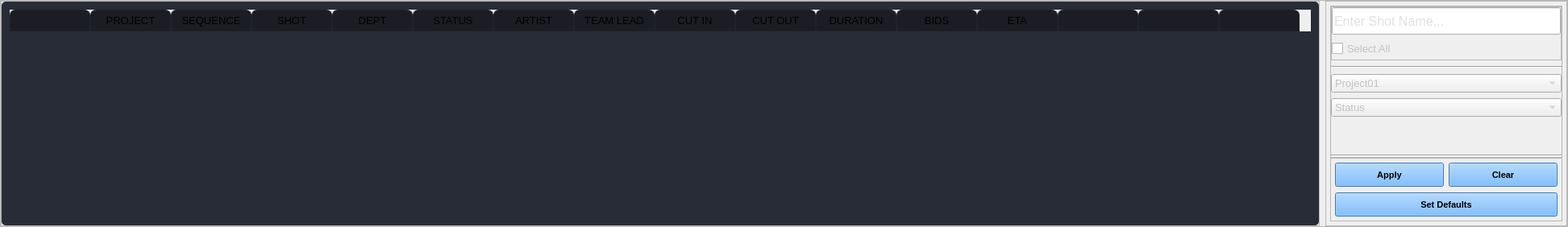
                     <widget class="QWidget" name="all_shots_page">
                      <layout class="QGridLayout" name="gridLayout_46">
                       <property name="leftMargin">
                        <number>0</number>
                       </property>
                       <property name="topMargin">
                        <number>0</number>
                       </property>
                       <property name="rightMargin">
                        <number>0</number>
                       </property>
                       <property name="bottomMargin">
                        <number>0</number>
                       </property>
                       <property name="spacing">
                        <number>0</number>
                       </property>
                       <item row="0" column="0">
                        <widget class="QFrame" name="frame_20">
                         <property name="frameShape">
                          <enum>QFrame::StyledPanel</enum>
                         </property>
                         <property name="frameShadow">
                          <enum>QFrame::Raised</enum>
                         </property>
                         <layout class="QGridLayout" name="gridLayout_45">
                          <property name="leftMargin">
                           <number>0</number>
                          </property>
                          <property name="topMargin">
                           <number>0</number>
                          </property>
                          <property name="rightMargin">
                           <number>0</number>
                          </property>
                          <property name="bottomMargin">
                           <number>0</number>
                          </property>
                          <property name="horizontalSpacing">
                           <number>7</number>
                          </property>
                          <property name="verticalSpacing">
                           <number>0</number>
                          </property>
                          <item row="1" column="1">
                           <widget class="QFrame" name="filter_frame">
                            <property name="minimumSize">
                             <size>
                              <width>300</width>
                              <height>0</height>
                             </size>
                            </property>
                            <property name="maximumSize">
                             <size>
                              <width>500</width>
                              <height>16777215</height>
                             </size>
                            </property>
                            <property name="styleSheet">
                             <string notr="true"/>
                            </property>
                            <property name="frameShape">
                             <enum>QFrame::StyledPanel</enum>
                            </property>
                            <property name="frameShadow">
                             <enum>QFrame::Raised</enum>
                            </property>
                            <layout class="QGridLayout" name="gridLayout_65">
                             <property name="leftMargin">
                              <number>5</number>
                             </property>
                             <property name="topMargin">
                              <number>5</number>
                             </property>
                             <property name="rightMargin">
                              <number>5</number>
                             </property>
                             <property name="bottomMargin">
                              <number>5</number>
                             </property>
                             <property name="spacing">
                              <number>0</number>
                             </property>
                             <item row="0" column="0">
                              <widget class="QFrame" name="frame_43">
                               <property name="styleSheet">
                                <string notr="true">color: rgb(193, 193, 193);</string>
                               </property>
                               <property name="frameShape">
                                <enum>QFrame::StyledPanel</enum>
                               </property>
                               <property name="frameShadow">
                                <enum>QFrame::Raised</enum>
                               </property>
                               <layout class="QGridLayout" name="gridLayout_17">
                                <property name="leftMargin">
                                 <number>0</number>
                                </property>
                                <property name="topMargin">
                                 <number>0</number>
                                </property>
                                <property name="rightMargin">
                                 <number>0</number>
                                </property>
                                <property name="bottomMargin">
                                 <number>0</number>
                                </property>
                                <property name="horizontalSpacing">
                                 <number>0</number>
                                </property>
                                <property name="verticalSpacing">
                                 <number>7</number>
                                </property>
                                <item row="0" column="0">
                                 <widget class="QFrame" name="frame_44">
                                  <property name="frameShape">
                                   <enum>QFrame::StyledPanel</enum>
                                  </property>
                                  <property name="frameShadow">
                                   <enum>QFrame::Raised</enum>
                                  </property>
                                  <layout class="QGridLayout" name="gridLayout_44">
                                   <property name="leftMargin">
                                    <number>0</number>
                                   </property>
                                   <property name="topMargin">
                                    <number>0</number>
                                   </property>
                                   <property name="rightMargin">
                                    <number>0</number>
                                   </property>
                                   <property name="bottomMargin">
                                    <number>0</number>
                                   </property>
                                   <property name="horizontalSpacing">
                                    <number>0</number>
                                   </property>
                                   <property name="verticalSpacing">
                                    <number>5</number>
                                   </property>
                                   <item row="1" column="0">
                                    <widget class="QCheckBox" name="sel_all_shtTable_chkBox">
                                     <property name="font">
                                      <font>
                                       <pointsize>10</pointsize>
                                      </font>
                                     </property>
                                     <property name="text">
                                      <string>Select All</string>
                                     </property>
                                    </widget>
                                   </item>
                                   <item row="1" column="1">
                                    <widget class="QPushButton" name="assign_leads_btn">
                                     <property name="cursor">
                                      <cursorShape>PointingHandCursor</cursorShape>
                                     </property>
                                     <property name="toolTip">
                                      <string>Assign to Leads</string>
                                     </property>
                                     <property name="styleSheet">
                                      <string notr="true">QPushButton{
padding:5px;
background-color: rgb(230, 123, 0);
}
QPushButton::hover{
	background-color: rgb(230, 149, 9);
}
QPushButton::pressed{
	background-color: rgb(208, 111, 0);
}</string>
                                     </property>
                                     <property name="text">
                                      <string/>
                                     </property>
                                     <property name="icon">
                                      <iconset resource="../files.qrc">
                                       <normaloff>:/24x24/icons/24x24/cil-user-follow.png</normaloff>:/24x24/icons/24x24/cil-user-follow.png</iconset>
                                     </property>
                                     <property name="iconSize">
                                      <size>
                                       <width>20</width>
                                       <height>20</height>
                                      </size>
                                     </property>
                                     <property name="flat">
                                      <bool>true</bool>
                                     </property>
                                    </widget>
                                   </item>
                                   <item row="0" column="0" colspan="2">
                                    <widget class="QLineEdit" name="shot_search_lineEdit">
                                     <property name="sizePolicy">
                                      <sizepolicy hsizetype="Expanding" vsizetype="Fixed">
                                       <horstretch>0</horstretch>
                                       <verstretch>0</verstretch>
                                      </sizepolicy>
                                     </property>
                                     <property name="minimumSize">
                                      <size>
                                       <width>0</width>
                                       <height>34</height>
                                      </size>
                                     </property>
                                     <property name="font">
                                      <font>
                                       <pointsize>12</pointsize>
                                      </font>
                                     </property>
                                     <property name="frame">
                                      <bool>true</bool>
                                     </property>
                                     <property name="placeholderText">
                                      <string>Enter Shot Name...</string>
                                     </property>
                                    </widget>
                                   </item>
                                  </layout>
                                 </widget>
                                </item>
                                <item row="5" column="0">
                                 <widget class="Line" name="line_9">
                                  <property name="orientation">
                                   <enum>Qt::Horizontal</enum>
                                  </property>
                                 </widget>
                                </item>
                                <item row="7" column="0">
                                 <widget class="QComboBox" name="stat_filter_cb">
                                  <property name="font">
                                   <font>
                                    <pointsize>10</pointsize>
                                   </font>
                                  </property>
                                  <item>
                                   <property name="text">
                                    <string>Status</string>
                                   </property>
                                  </item>
                                  <item>
                                   <property name="text">
                                    <string>Status2</string>
                                   </property>
                                  </item>
                                  <item>
                                   <property name="text">
                                    <string>Status3</string>
                                   </property>
                                  </item>
                                 </widget>
                                </item>
                                <item row="9" column="0">
                                 <widget class="Line" name="line_14">
                                  <property name="orientation">
                                   <enum>Qt::Horizontal</enum>
                                  </property>
                                 </widget>
                                </item>
                                <item row="6" column="0">
                                 <widget class="QComboBox" name="pro_filter_cb">
                                  <property name="font">
                                   <font>
                                    <pointsize>10</pointsize>
                                   </font>
                                  </property>
                                  <item>
                                   <property name="text">
                                    <string>Project01</string>
                                   </property>
                                  </item>
                                  <item>
                                   <property name="text">
                                    <string>Project02</string>
                                   </property>
                                  </item>
                                  <item>
                                   <property name="text">
                                    <string>Project03</string>
                                   </property>
                                  </item>
                                 </widget>
                                </item>
                                <item row="8" column="0">
                                 <spacer name="verticalSpacer_4">
                                  <property name="orientation">
                                   <enum>Qt::Vertical</enum>
                                  </property>
                                  <property name="sizeHint" stdset="0">
                                   <size>
                                    <width>20</width>
                                    <height>40</height>
                                   </size>
                                  </property>
                                 </spacer>
                                </item>
                               </layout>
                              </widget>
                             </item>
                             <item row="1" column="0">
                              <widget class="QFrame" name="frame_45">
                               <property name="styleSheet">
                                <string notr="true">QPushButton{
	background-color: rgb(85, 170, 255);
}</string>
                               </property>
                               <property name="frameShape">
                                <enum>QFrame::StyledPanel</enum>
                               </property>
                               <property name="frameShadow">
                                <enum>QFrame::Raised</enum>
                               </property>
                               <layout class="QGridLayout" name="gridLayout_29">
                                <property name="leftMargin">
                                 <number>5</number>
                                </property>
                                <property name="topMargin">
                                 <number>5</number>
                                </property>
                                <property name="rightMargin">
                                 <number>5</number>
                                </property>
                                <property name="bottomMargin">
                                 <number>5</number>
                                </property>
                                <property name="verticalSpacing">
                                 <number>7</number>
                                </property>
                                <item row="1" column="0" colspan="2">
                                 <widget class="QPushButton" name="set_default_btn">
                                  <property name="minimumSize">
                                   <size>
                                    <width>30</width>
                                    <height>30</height>
                                   </size>
                                  </property>
                                  <property name="font">
                                   <font>
                                    <family>Segoe UI</family>
                                    <pointsize>8</pointsize>
                                    <weight>75</weight>
                                    <bold>true</bold>
                                   </font>
                                  </property>
                                  <property name="cursor">
                                   <cursorShape>PointingHandCursor</cursorShape>
                                  </property>
                                  <property name="text">
                                   <string>Set Defaults</string>
                                  </property>
                                  <property name="icon">
                                   <iconset resource="../files.qrc">
                                    <normaloff>:/24x24/icons/24x24/cil-camera-roll.png</normaloff>:/24x24/icons/24x24/cil-camera-roll.png</iconset>
                                  </property>
                                  <property name="iconSize">
                                   <size>
                                    <width>13</width>
                                    <height>13</height>
                                   </size>
                                  </property>
                                 </widget>
                                </item>
                                <item row="0" column="1">
                                 <widget class="QPushButton" name="clear_filter_btn">
                                  <property name="minimumSize">
                                   <size>
                                    <width>80</width>
                                    <height>30</height>
                                   </size>
                                  </property>
                                  <property name="font">
                                   <font>
                                    <pointsize>8</pointsize>
                                    <weight>75</weight>
                                    <bold>true</bold>
                                   </font>
                                  </property>
                                  <property name="cursor">
                                   <cursorShape>PointingHandCursor</cursorShape>
                                  </property>
                                  <property name="text">
                                   <string>Clear</string>
                                  </property>
                                  <property name="icon">
                                   <iconset resource="../files.qrc">
                                    <normaloff>:/24x24/icons/24x24/cil-x.png</normaloff>:/24x24/icons/24x24/cil-x.png</iconset>
                                  </property>
                                  <property name="iconSize">
                                   <size>
                                    <width>13</width>
                                    <height>13</height>
                                   </size>
                                  </property>
                                 </widget>
                                </item>
                                <item row="0" column="0">
                                 <widget class="QPushButton" name="apply_filter_btn">
                                  <property name="minimumSize">
                                   <size>
                                    <width>80</width>
                                    <height>30</height>
                                   </size>
                                  </property>
                                  <property name="font">
                                   <font>
                                    <family>Segoe UI</family>
                                    <pointsize>8</pointsize>
                                    <weight>75</weight>
                                    <bold>true</bold>
                                   </font>
                                  </property>
                                  <property name="cursor">
                                   <cursorShape>PointingHandCursor</cursorShape>
                                  </property>
                                  <property name="text">
                                   <string>Apply</string>
                                  </property>
                                  <property name="icon">
                                   <iconset resource="../files.qrc">
                                    <normaloff>:/24x24/icons/24x24/cil-check-alt.png</normaloff>:/24x24/icons/24x24/cil-check-alt.png</iconset>
                                  </property>
                                  <property name="iconSize">
                                   <size>
                                    <width>13</width>
                                    <height>13</height>
                                   </size>
                                  </property>
                                 </widget>
                                </item>
                               </layout>
                              </widget>
                             </item>
                            </layout>
                           </widget>
                          </item>
                          <item row="0" column="0" rowspan="2">
                           <widget class="QFrame" name="frame_22">
                            <property name="frameShape">
                             <enum>QFrame::StyledPanel</enum>
                            </property>
                            <property name="frameShadow">
                             <enum>QFrame::Raised</enum>
                            </property>
                            <layout class="QGridLayout" name="gridLayout_32">
                             <property name="leftMargin">
                              <number>0</number>
                             </property>
                             <property name="topMargin">
                              <number>0</number>
                             </property>
                             <property name="rightMargin">
                              <number>0</number>
                             </property>
                             <property name="bottomMargin">
                              <number>0</number>
                             </property>
                             <property name="spacing">
                              <number>0</number>
                             </property>
                             <item row="0" column="0">
                              <widget class="QTableWidget" name="all_shots_tbWidget">
                               <property name="font">
                                <font>
                                 <pointsize>10</pointsize>
                                </font>
                               </property>
                               <property name="focusPolicy">
                                <enum>Qt::NoFocus</enum>
                               </property>
                               <property name="styleSheet">
                                <string notr="true">QTableWidget {	
	background-color: rgb(39, 44, 54);
	padding: 10px;
	border-radius: 5px;
	alternate-background-color: rgb(42, 48, 59);
}
QTableWidget::item{
	padding-left: 5px;
	padding-right: 5px;
}
QTableWidget::item:selected{
	background-color: rgb(94, 94, 94);
	color: rgb(255, 255, 255);
}
QScrollBar:horizontal {
    border: none;
    background: rgb(52, 59, 72);
    height: 14px;
    margin: 0px 21px 0 21px;
	border-radius: 0px;
}
 QScrollBar:vertical {
	border: none;
    background: rgb(52, 59, 72);
    width: 14px;
    margin: 21px 0 21px 0;
	border-radius: 0px;
 }
QHeaderView::section{
	Background-color: rgb(39, 44, 54);
	max-width: 30px;
	border: 1px solid rgb(44, 49, 60);
	border-style: none;
    border-bottom: 1px solid rgb(44, 49, 60);
    border-right: 1px solid rgb(44, 49, 60);
}
QTableWidget::horizontalHeader {	
	background-color: rgb(81, 255, 0);
}
QHeaderView::section:horizontal
{
    border: 1px solid rgb(32, 34, 42);
	background-color: rgb(27, 29, 35);
	padding: 3px;
	border-top-left-radius: 7px;
    border-top-right-radius: 7px;
}
QHeaderView::section:vertical
{
    border: 1px solid rgb(44, 49, 60);
}

</string>
                               </property>
                               <property name="frameShape">
                                <enum>QFrame::NoFrame</enum>
                               </property>
                               <property name="frameShadow">
                                <enum>QFrame::Sunken</enum>
                               </property>
                               <property name="sizeAdjustPolicy">
                                <enum>QAbstractScrollArea::AdjustToContents</enum>
                               </property>
                               <property name="editTriggers">
                                <set>QAbstractItemView::NoEditTriggers</set>
                               </property>
                               <property name="dragDropMode">
                                <enum>QAbstractItemView::NoDragDrop</enum>
                               </property>
                               <property name="alternatingRowColors">
                                <bool>true</bool>
                               </property>
                               <property name="selectionBehavior">
                                <enum>QAbstractItemView::SelectRows</enum>
                               </property>
                               <property name="showGrid">
                                <bool>false</bool>
                               </property>
                               <property name="sortingEnabled">
                                <bool>false</bool>
                               </property>
                               <attribute name="verticalHeaderVisible">
                                <bool>false</bool>
                               </attribute>
                               <attribute name="verticalHeaderShowSortIndicator" stdset="0">
                                <bool>true</bool>
                               </attribute>
                               <column>
                                <property name="text">
                                 <string/>
                                </property>
                               </column>
                               <column>
                                <property name="text">
                                 <string>PROJECT</string>
                                </property>
                               </column>
                               <column>
                                <property name="text">
                                 <string>SEQUENCE</string>
                                </property>
                               </column>
                               <column>
                                <property name="text">
                                 <string>SHOT</string>
                                </property>
                               </column>
                               <column>
                                <property name="text">
                                 <string>DEPT</string>
                                </property>
                               </column>
                               <column>
                                <property name="text">
                                 <string>STATUS</string>
                                </property>
                               </column>
                               <column>
                                <property name="text">
                                 <string>ARTIST</string>
                                </property>
                               </column>
                               <column>
                                <property name="text">
                                 <string>TEAM LEAD</string>
                                </property>
                               </column>
                               <column>
                                <property name="text">
                                 <string>CUT IN</string>
                                </property>
                               </column>
                               <column>
                                <property name="text">
                                 <string>CUT OUT</string>
                                </property>
                               </column>
                               <column>
                                <property name="text">
                                 <string>DURATION</string>
                                </property>
                               </column>
                               <column>
                                <property name="text">
                                 <string>BIDS</string>
                                </property>
                               </column>
                               <column>
                                <property name="text">
                                 <string>ETA</string>
                                </property>
                               </column>
                               <column>
                                <property name="text">
                                 <string/>
                                </property>
                               </column>
                               <column>
                                <property name="text">
                                 <string/>
                                </property>
                               </column>
                               <column>
                                <property name="text">
                                 <string/>
                                </property>
                               </column>
                              </widget>
                             </item>
                            </layout>
                           </widget>
                          </item>
                         </layout>
                        </widget>
                       </item>
                      </layout>
                     </widget>
